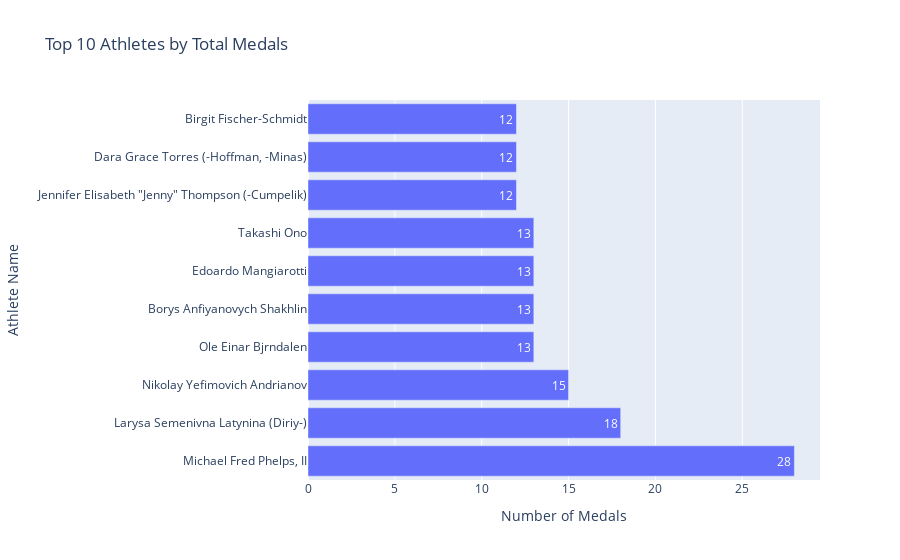
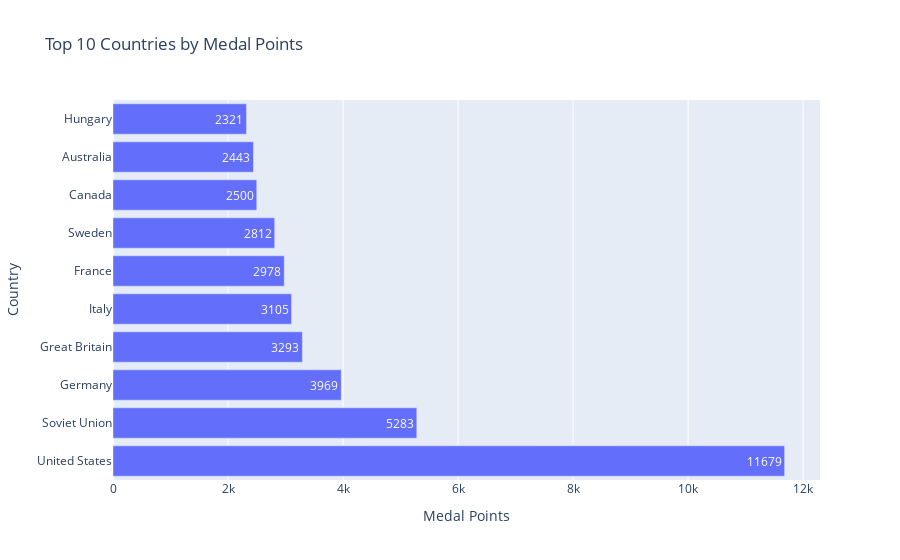
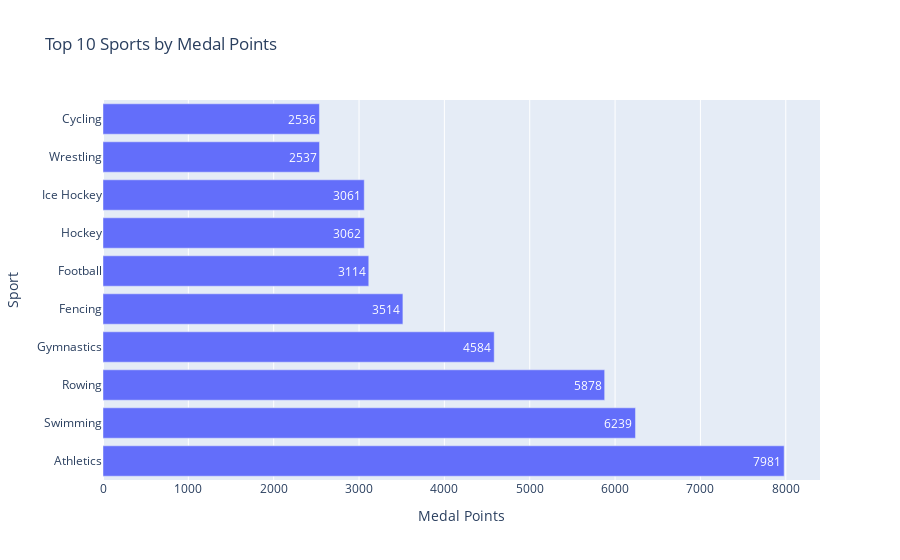
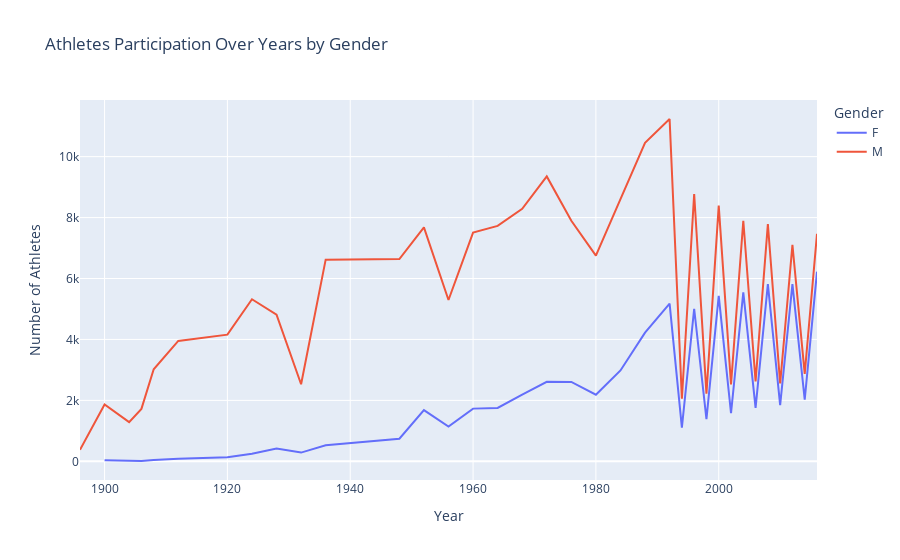

Notebook cell for these charts, in order:
### Code cell
# ===========================
# IMPORT LIBRARIES
# ===========================

import pandas as pd              # pandas: used for data manipulation and analysis
import plotly.express as px      # plotly.express: used for interactive plotting (charts, graphs)

# ===========================
# 1️ LOAD CLEANED DATASET
# ===========================

# 'file_path' is a string variable holding the path to your CSV file
file_path = r"E:\data\athlete_events.csv"  

# pd.read_csv(): reads a CSV file and creates a DataFrame (df) which is like an Excel sheet in Python
df = pd.read_csv(file_path)

# drop_duplicates(): removes duplicate rows if any exist
# .copy(): makes sure we are working on a copy of the DataFrame to avoid warnings
df = df.drop_duplicates().copy()

# Fill missing values (NaNs) for numeric columns with median value
df['Age'] = df['Age'].fillna(df['Age'].median())       # fill missing 'Age' with median age
df['Height'] = df['Height'].fillna(df['Height'].median()) # fill missing 'Height' with median height
df['Weight'] = df['Weight'].fillna(df['Weight'].median()) # fill missing 'Weight' with median weight

# Fill missing values for 'Medal' column with "None" string
# So we know athletes without medals explicitly
df['Medal'] = df['Medal'].fillna("None")

# ===========================
# 2️ CREATE HELPER COLUMNS
# ===========================

# Define a function to classify athletes into age groups
def age_group(age):
    if age < 18:
        return "Teen"             # Ages below 18 → Teen
    elif age <= 25:
        return "Young"            # Ages 18–25 → Young
    elif age <= 30:
        return "Prime"            # Ages 26–30 → Prime
    elif age <= 40:
        return "Experienced"      # Ages 31–40 → Experienced
    else:
        return "Veteran"          # Age > 40 → Veteran

# Apply the 'age_group' function to the 'Age' column to create a new column 'Age_Group'
# .apply() applies a function to each row or value in a column
df['Age_Group'] = df['Age'].apply(age_group)

# Map medals to points for analysis: Gold=3, Silver=2, Bronze=1, None=0
medal_points = {'Gold': 3, 'Silver': 2, 'Bronze': 1, 'None': 0}

# Create a new column 'Medal_Points' using the mapping
df['Medal_Points'] = df['Medal'].map(medal_points)
# .map(): replaces each value in a column according to the dictionary

# ===========================
# 3️ TOP 10 ATHLETES BY MEDALS
# ===========================

# Filter only rows where athletes won medals
# Then group by 'Name' and count medals
athlete_medals = df[df['Medal'] != 'None'].groupby('Name')['Medal'].count()

# Sort values in descending order and select top 10
athlete_medals = athlete_medals.sort_values(ascending=False).head(10)

# px.bar(): creates a horizontal bar chart
fig_athletes = px.bar(
    x=athlete_medals.values,        # x-axis → number of medals
    y=athlete_medals.index,         # y-axis → athlete names
    orientation='h',                # horizontal bars
    title="Top 10 Athletes by Total Medals",
    labels={'x':'Number of Medals', 'y':'Athlete Name'}, # axis labels
    text=athlete_medals.values      # show exact medal counts on bars
)
fig_athletes.show()                 # display the interactive chart

# ===========================
# 4️ TOP 10 COUNTRIES BY MEDAL POINTS
# ===========================

# Filter only medal winners, group by 'Team' (Country), sum Medal_Points
country_medals = df[df['Medal'] != 'None'].groupby('Team')['Medal_Points'].sum()

# Sort and select top 10
country_medals = country_medals.sort_values(ascending=False).head(10)

# Plot horizontal bar chart
fig_countries = px.bar(
    x=country_medals.values, y=country_medals.index,
    orientation='h',
    title="Top 10 Countries by Medal Points",
    labels={'x':'Medal Points','y':'Country'},
    text=country_medals.values
)
fig_countries.show()

# ===========================
# 5️ TOP 10 SPORTS BY MEDAL POINTS
# ===========================

sport_medals = df[df['Medal'] != 'None'].groupby('Sport')['Medal_Points'].sum()
sport_medals = sport_medals.sort_values(ascending=False).head(10)

fig_sports = px.bar(
    x=sport_medals.values, y=sport_medals.index,
    orientation='h',
    title="Top 10 Sports by Medal Points",
    labels={'x':'Medal Points','y':'Sport'},
    text=sport_medals.values
)
fig_sports.show()

# ==========================
# 6️ GENDER PARTICIPATION OVER YEARS
# ===========================

# pivot_table: reshape data, index=Year, columns=Sex, count Name
# This gives number of male and female participants each year
gender_year = df.pivot_table(index='Year', columns='Sex', values='Name', aggfunc='count').reset_index()

# px.line(): line chart
fig_gender = px.line(
    gender_year,
    x='Year',
    y=['F','M'],                  # plot female & male
    title="Athletes Participation Over Years by Gender",
    labels={'value':'Number of Athletes','variable':'Gender'}
)
fig_gender.show()

# ===========================
# 7️ AGE GROUP MEDAL POINTS
# ===========================

# Group by 'Age_Group' and sum Medal_Points
age_medals = df[df['Medal'] != 'None'].groupby('Age_Group')['Medal_Points'].sum().sort_index()

fig_age = px.bar(
    x=age_medals.index, y=age_medals.values,
    title="Medal Points by Age Group",
    labels={'x':'Age Group','y':'Medal Points'},
    text=age_medals.values
)
fig_age.show()

# ===========================
# 8️ TOP 10 OLYMPIC CITIES BY MEDAL POINTS
# ===========================

city_medals = df[df['Medal'] != 'None'].groupby('City')['Medal_Points'].sum().sort_values(ascending=False).head(10)

fig_city = px.bar(
    x=city_medals.values, y=city_medals.index,
    orientation='h',
    title="Top 10 Olympic Cities by Medal Points",
    labels={'x':'Medal Points','y':'City'},
    text=city_medals.values
)
fig_city.show()

### Figure 1 — Plotly figure (JSON) as saved in the notebook; plotly's stock layout.template omitted (floating-point values rounded to 4 significant figures)
{"data": [{"hovertemplate": "Number of Medals=%{x}<br>Athlete Name=%{y}<br>text=%{text}<extra></extra>", "legendgroup": "", "marker": {"color": "#636efa", "pattern": {"shape": ""}}, "name": "", "orientation": "h", "showlegend": false, "text": [28.0, 18.0, 15.0, 13.0, 13.0, 13.0, 13.0, 12.0, 12.0, 12.0], "textposition": "auto", "type": "bar", "x": [28, 18, 15, 13, 13, 13, 13, 12, 12, 12], "xaxis": "x", "y": ["Michael Fred Phelps, II", "Larysa Semenivna Latynina (Diriy-)", "Nikolay Yefimovich Andrianov", "Ole Einar Bjrndalen", "Borys Anfiyanovych Shakhlin", "Edoardo Mangiarotti", "Takashi Ono", "Jennifer Elisabeth \"Jenny\" Thompson (-Cumpelik)", "Dara Grace Torres (-Hoffman, -Minas)", "Birgit Fischer-Schmidt"], "yaxis": "y"}], "layout": {"barmode": "relative", "legend": {"tracegroupgap": 0}, "title": {"text": "Top 10 Athletes by Total Medals"}, "xaxis": {"anchor": "y", "domain": [0, 1], "title": {"text": "Number of Medals"}}, "yaxis": {"anchor": "x", "domain": [0, 1], "title": {"text": "Athlete Name"}}}}

### Figure 2 — Plotly figure (JSON) as saved in the notebook; plotly's stock layout.template omitted (floating-point values rounded to 4 significant figures)
{"data": [{"hovertemplate": "Medal Points=%{x}<br>Country=%{y}<br>text=%{text}<extra></extra>", "legendgroup": "", "marker": {"color": "#636efa", "pattern": {"shape": ""}}, "name": "", "orientation": "h", "showlegend": false, "text": [11680.0, 5283.0, 3969.0, 3293.0, 3105.0, 2978.0, 2812.0, 2500.0, 2443.0, 2321.0], "textposition": "auto", "type": "bar", "x": [11679, 5283, 3969, 3293, 3105, 2978, 2812, 2500, 2443, 2321], "xaxis": "x", "y": ["United States", "Soviet Union", "Germany", "Great Britain", "Italy", "France", "Sweden", "Canada", "Australia", "Hungary"], "yaxis": "y"}], "layout": {"barmode": "relative", "legend": {"tracegroupgap": 0}, "title": {"text": "Top 10 Countries by Medal Points"}, "xaxis": {"anchor": "y", "domain": [0, 1], "title": {"text": "Medal Points"}}, "yaxis": {"anchor": "x", "domain": [0, 1], "title": {"text": "Country"}}}}

### Figure 3 — Plotly figure (JSON) as saved in the notebook; plotly's stock layout.template omitted (floating-point values rounded to 4 significant figures)
{"data": [{"hovertemplate": "Medal Points=%{x}<br>Sport=%{y}<br>text=%{text}<extra></extra>", "legendgroup": "", "marker": {"color": "#636efa", "pattern": {"shape": ""}}, "name": "", "orientation": "h", "showlegend": false, "text": [7981.0, 6239.0, 5878.0, 4584.0, 3514.0, 3114.0, 3062.0, 3061.0, 2537.0, 2536.0], "textposition": "auto", "type": "bar", "x": [7981, 6239, 5878, 4584, 3514, 3114, 3062, 3061, 2537, 2536], "xaxis": "x", "y": ["Athletics", "Swimming", "Rowing", "Gymnastics", "Fencing", "Football", "Hockey", "Ice Hockey", "Wrestling", "Cycling"], "yaxis": "y"}], "layout": {"barmode": "relative", "legend": {"tracegroupgap": 0}, "title": {"text": "Top 10 Sports by Medal Points"}, "xaxis": {"anchor": "y", "domain": [0, 1], "title": {"text": "Medal Points"}}, "yaxis": {"anchor": "x", "domain": [0, 1], "title": {"text": "Sport"}}}}

### Figure 4 — Plotly figure (JSON) as saved in the notebook; plotly's stock layout.template omitted (floating-point values rounded to 4 significant figures)
{"data": [{"hovertemplate": "Gender=F<br>Year=%{x}<br>Number of Athletes=%{y}<extra></extra>", "legendgroup": "F", "line": {"color": "#636efa", "dash": "solid"}, "marker": {"symbol": "circle"}, "mode": "lines", "name": "F", "orientation": "v", "showlegend": true, "type": "scatter", "x": [1896, 1900, 1904, 1906, 1908, 1912, 1920, 1924, 1928, 1932, 1936, 1948, 1952, 1956, 1960, 1964, 1968, 1972, 1976, 1980, 1984, 1988, 1992, 1994, 1996, 1998, 2000, 2002, 2004, 2006, 2008, 2010, 2012, 2014, 2016], "xaxis": "x", "y": [NaN, 33.0, 16.0, 11.0, 47.0, 87.0, 134.0, 251.0, 424.0, 287.0, 528.0, 743.0, 1682.0, 1139.0, 1730.0, 1752.0, 2193.0, 2608.0, 2606.0, 2186.0, 2983.0, 4223.0, 5178.0, 1105.0, 5008.0, 1384.0, 5431.0, 1582.0, 5546.0, 1757.0, 5816.0, 1847.0, 5815.0, 2023.0, 6223.0], "yaxis": "y"}, {"hovertemplate": "Gender=M<br>Year=%{x}<br>Number of Athletes=%{y}<extra></extra>", "legendgroup": "M", "line": {"color": "#EF553B", "dash": "solid"}, "marker": {"symbol": "circle"}, "mode": "lines", "name": "M", "orientation": "v", "showlegend": true, "type": "scatter", "x": [1896, 1900, 1904, 1906, 1908, 1912, 1920, 1924, 1928, 1932, 1936, 1948, 1952, 1956, 1960, 1964, 1968, 1972, 1976, 1980, 1984, 1988, 1992, 1994, 1996, 1998, 2000, 2002, 2004, 2006, 2008, 2010, 2012, 2014, 2016], "xaxis": "x", "y": [380.0, 1865.0, 1285.0, 1722.0, 3022.0, 3953.0, 4158.0, 5319.0, 4814.0, 2530.0, 6618.0, 6640.0, 7676.0, 5295.0, 7505.0, 7728.0, 8286.0, 9351.0, 7896.0, 6751.0, 8605.0, 10450.0, 11240.0, 2055.0, 8772.0, 2221.0, 8390.0, 2527.0, 7897.0, 2625.0, 7786.0, 2555.0, 7105.0, 2868.0, 7465.0], "yaxis": "y"}], "layout": {"legend": {"title": {"text": "Gender"}, "tracegroupgap": 0}, "title": {"text": "Athletes Participation Over Years by Gender"}, "xaxis": {"anchor": "y", "domain": [0, 1], "title": {"text": "Year"}}, "yaxis": {"anchor": "x", "domain": [0, 1], "title": {"text": "Number of Athletes"}}}}
